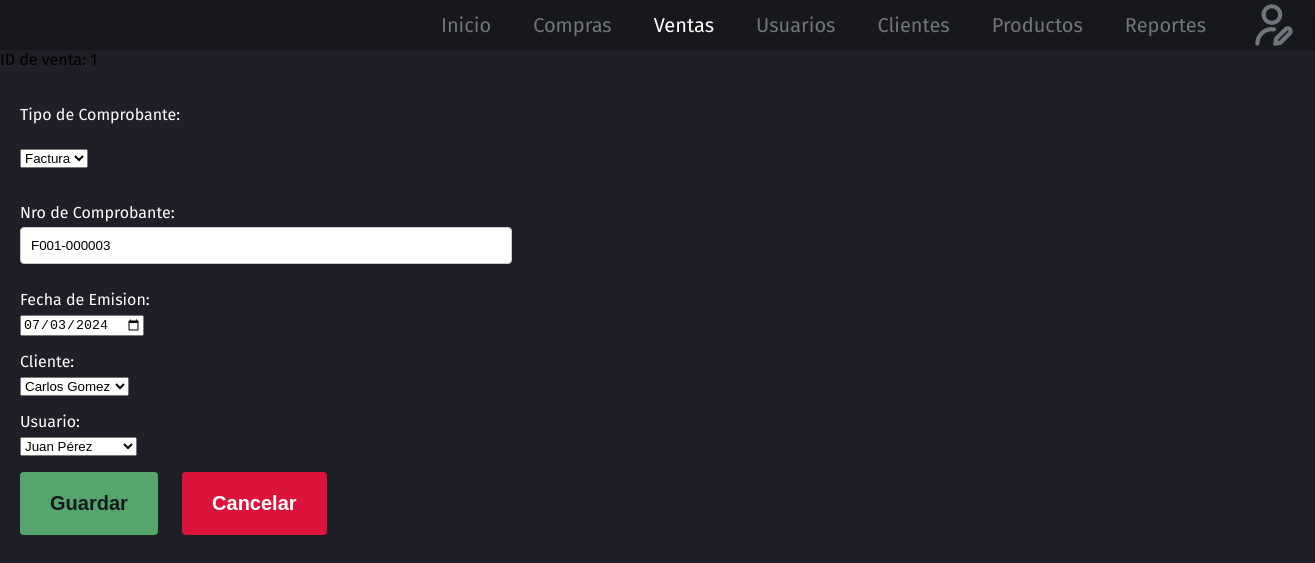
Page /ventas/editar_venta.php?id=1 (signed in) on the committed database.
### tables this page shows
CREATE TABLE `ventas` (
  `id` int(11) NOT NULL AUTO_INCREMENT,
  `tipo_comprobante` enum('Factura','Boleta') DEFAULT NULL,
  `nro_comprobante` varchar(20) DEFAULT NULL,
  `fecha_emision` date DEFAULT NULL,
  `cliente_id` int(11) DEFAULT NULL,
  `empleado_id` int(11) DEFAULT NULL,
  PRIMARY KEY (`id`),
  KEY `cliente_id` (`cliente_id`),
  KEY `empleado_id` (`empleado_id`),
  CONSTRAINT `ventas_ibfk_1` FOREIGN KEY (`cliente_id`) REFERENCES `clientes` (`id`),
  CONSTRAINT `ventas_ibfk_2` FOREIGN KEY (`empleado_id`) REFERENCES `usuarios` (`id`)
);

### ventas/editar_venta.php (the view, shortened to what this page needs)
<?php
$conexion = conexion();
include('../header/header.php');
if (!isset($_GET['id'])) {
    echo "ID de venta no especificado.";
    exit;
} else {
    $id = $_GET['id'];
    echo "ID de venta: " . htmlspecialchars($id);
}
function obtenerVenta($conexion, $id) {
    $sql = "SELECT * FROM ventas WHERE id = ?";
    $stmt = $conexion->prepare($sql);
    $stmt->bind_param('i', $id);
    $stmt->execute();
    $result = $stmt->get_result();
    return $result->fetch_assoc();
}
function obtenerClientes($conexion) {
    $sql = "SELECT id, nombre, apellido FROM clientes";
    $result = $conexion->query($sql);
    return $result->fetch_all(MYSQLI_ASSOC);
}
function obtenerEmpleados($conexion) {
    $sql = "SELECT id,  nombre, apellido FROM usuarios";
    $result = $conexion->query($sql);
    return $result->fetch_all(MYSQLI_ASSOC);
}
$compra = obtenerVenta($conexion, $id);
$clientes = obtenerClientes($conexion);
$empleados = obtenerEmpleados($conexion);
?>
<link rel="stylesheet" type="text/css" href="estilo_registrar_venta.css">
</head>
<body>
    <form action="procesar_editar_venta.php" method="post">
        <p>
            <label for="tipo_comprobante">Tipo de Comprobante:</label><br>
            <select id="tipo_comprobante" name="tipo_comprobante" required>
                <option value="Factura" <?php if ($compra['tipo_comprobante'] == 'Factura') echo 'selected'; ?>>Factura</option>
            </select><br><br>
        </p>
        <p>
            <label for="nro_comprobante">Nro de Comprobante:</label>
            <input type="text" id="nro_comprobante" name="nro_comprobante" value="<?php echo htmlspecialchars($compra['nro_comprobante']); ?>" required>
        </p>
        <p>
            <label for="fecha_emision">Fecha de Emision:</label>
            <input type="date" id="fecha_emision" name="fecha_emision" value="<?php echo htmlspecialchars($compra['fecha_emision']); ?>" required>
        </p>
        <p>
            <label for="cliente_id">Cliente:</label>
            <select id="cliente_id" name="cliente_id" required>
                <?php foreach ($clientes as $cliente): ?>
                    <option value="<?php echo htmlspecialchars($cliente['id']); ?>">
                        <?php echo htmlspecialchars($cliente['nombre']); ?>
                        <?php echo htmlspecialchars($cliente['apellido']); ?>
                    </option>
                <?php endforeach; ?>
            </select>
        </p>
        <p>
            <label for="empleado_id">Usuario:</label>
            <select id="empleado_id" name="empleado_id" required>
                <?php foreach ($empleados as $empleado): ?>
                    <option value="<?php echo htmlspecialchars($empleado['id']); ?>">
                    <?php echo htmlspecialchars($empleado['nombre']); ?>
                    <?php echo htmlspecialchars($empleado['apellido']); ?>
                    </option>
                <?php endforeach; ?>
            </select>
        </p>
        <p>
            <input type="submit" value="Guardar">
            <button type="button" class="cancel" onclick="window.location.href='ventas.php';">Cancelar</button>
        </p>
    </form>
</body>
</html>

### ventas/estilo_registrar_venta.css (style rules this page uses)
body { font-family: "Enriqueta", serif; font-family: "Fira Sans", sans-serif; font-weight: normal; font-style: normal; margin-bottom: 0px; background-color: #1F2027; }
form { background-color: transparent; padding: 20px; border-radius: 8px; color:white; font-weight: normal; max-width: 400px; width: 100%; }
p { margin-bottom: 15px; }
label { display: block; margin-bottom: 5px; font-weight: normal; }
input[type="number"], input[type="text"] { width: 470px; margin-bottom: 10px; padding: 10px; border: 1px solid #ccc; border-radius: 4px; }
input[type="submit"] { font-weight: bold; font-size: 20px; background-color: #54A66D; color: #17181C; padding: 20px 30px; border: none; border-radius: 4px; cursor: pointer; }
button.cancel { font-weight: bold; font-size: 20px; background-color: #DC143C; color: white; padding: 20px 30px; margin-left: 20px; border: none; border-radius: 4px; cursor: pointer; }

### header/header.php (style rules this page uses)
body { font-family: "Enriqueta", serif; font-family: "Fira Sans", sans-serif; font-weight: normal; font-style: normal; margin: 0px; background-color: #1F2027; }

### rows in the picture
ventas: tipo_comprobante "Factura", nro_comprobante "F001-000003", fecha_emision "07/03/2024"

### other values in the picture
$name "Inicio"
$name "Compras"
$name "Ventas"
$name "Usuarios"
$name "Clientes"
$name "Productos"
$name "Reportes"
$id "1"
form field cliente_id "Carlos Gomez"
form field empleado_id "Juan Pérez"
